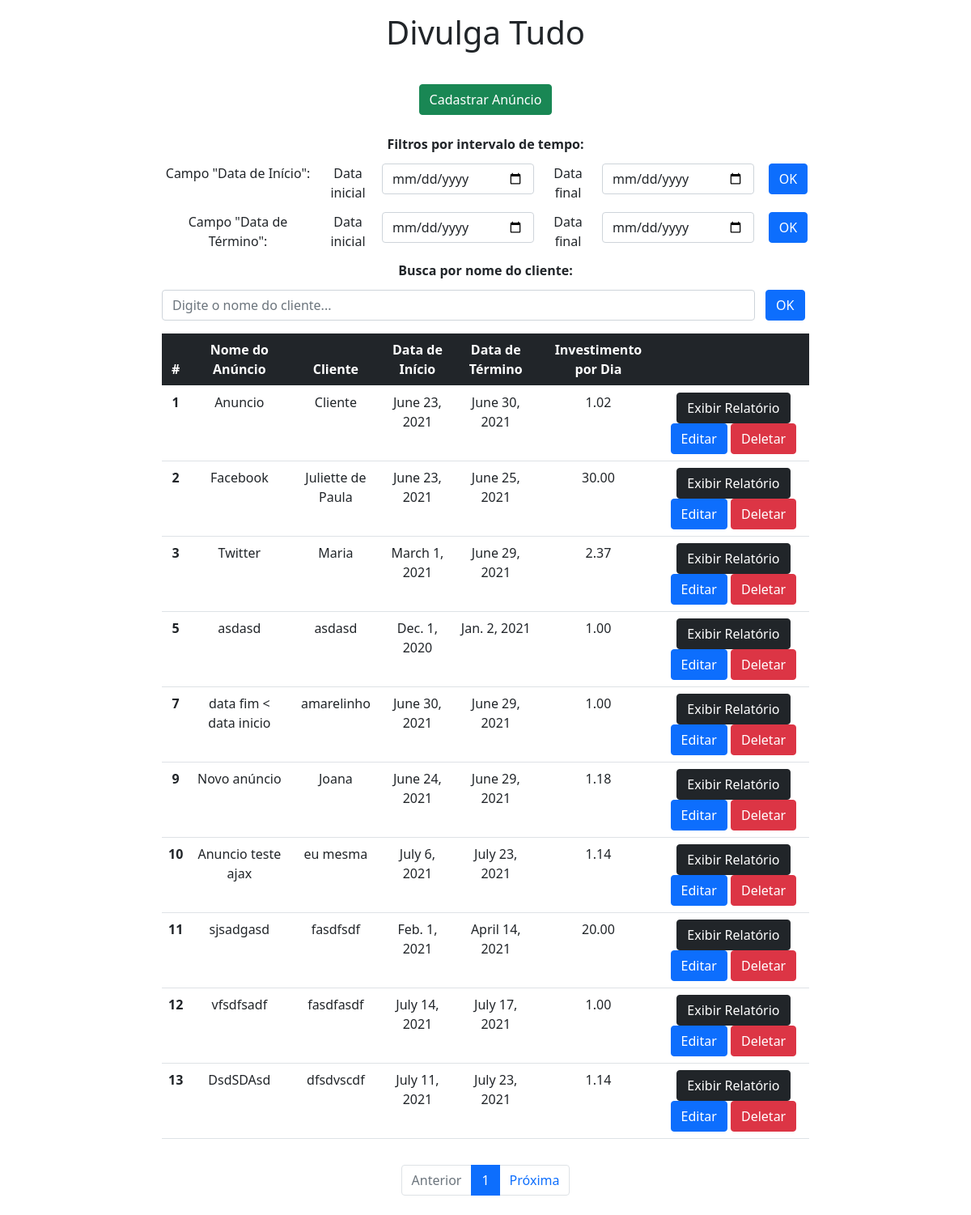
The app's page /, older data.
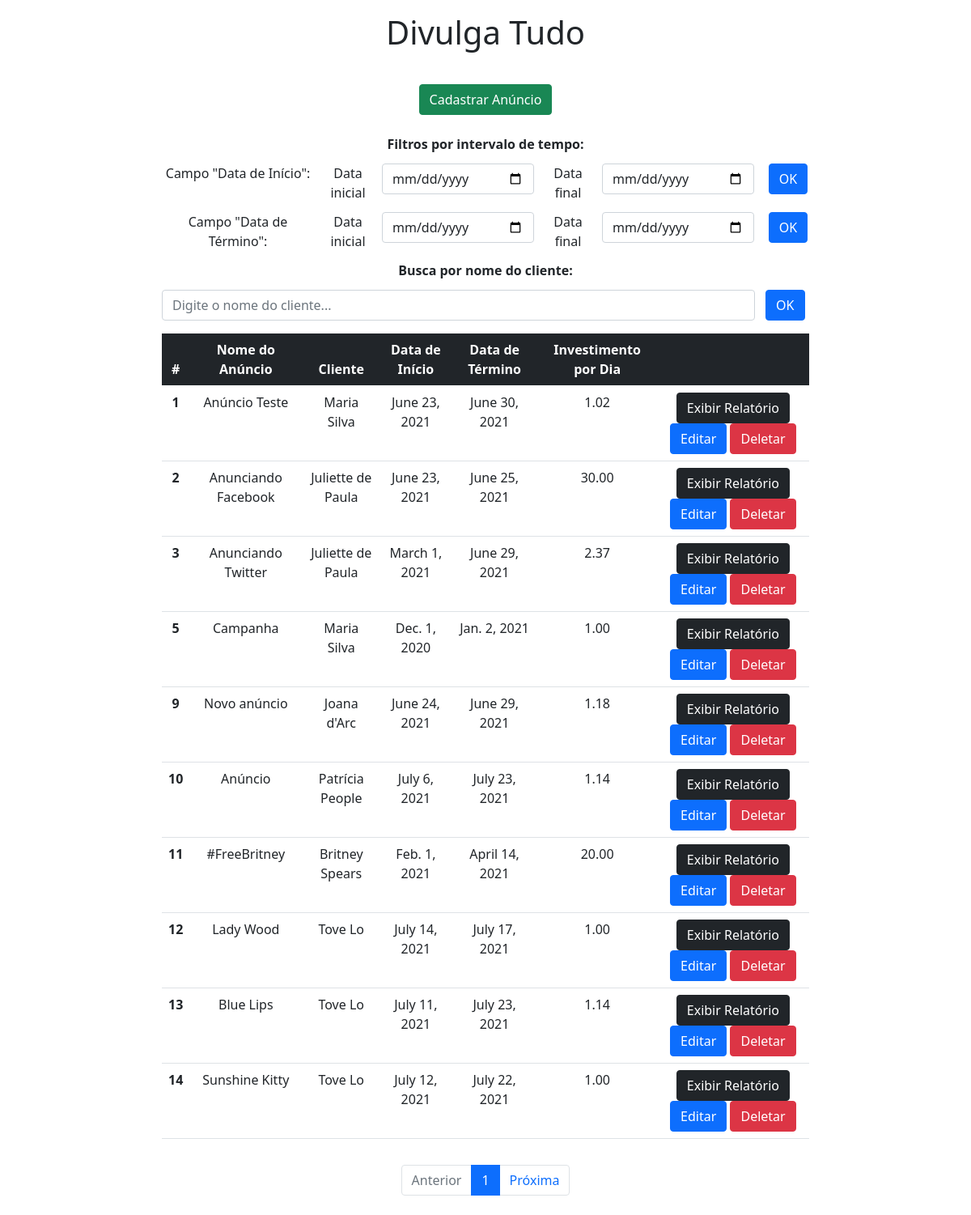
The same page, newer data.
### app/models.py (models this page shows)
class Anuncios(models.Model):
    nome_anuncio = models.CharField(blank=False, null=False, max_length=150);
    nome_cliente = models.CharField(blank=False, null=False, max_length=150);
    data_inicio = models.DateField(blank=False, null=False);
    data_fim = models.DateField(blank=False, null=False);
    investimento_dia = models.DecimalField(blank=False, null=False, max_digits=100, decimal_places=2);

### app/views.py (the view, shortened to what this page needs)
# urls.py: 2. Add a URL to urlpatterns:  path('', views.home, name='home')
def home(request):
    data = {};
    search = request.GET.get("search");
    data_inicio_i = request.GET.get("data_inicio_i");
    data_fim_i = request.GET.get("data_fim_i");
    data_inicio_t = request.GET.get("data_inicio_t");
    data_fim_t = request.GET.get("data_fim_t");
    if search:
        all = Anuncios.objects.filter(nome_cliente__icontains=search);
        paginator = Paginator(all, 100);
        pages = request.GET.get("page");
        data["db"] = paginator.get_page(pages);
    else:
        all = Anuncios.objects.all();
        paginator = Paginator(all, 10);
        pages = request.GET.get("page");
        data["db"] = paginator.get_page(pages);
    return render(request, "index.html", data);

### app/templates/index.html (shortened to what this page needs)
<!DOCTYPE html>
<html lang="pt-br">
<head>
    <link href="https://cdn.jsdelivr.net/npm/bootstrap@5.0.2/dist/css/bootstrap.min.css" rel="stylesheet">
</head>
<body>
    <div class="col-8 m-auto pt-3 pb-2 text-center">
        <h1>Divulga Tudo</h1>
    </div>
    <div class="col-8 m-auto pt-4 pb-2 text-center">
        <a href="/form" class="btn btn-success">Cadastrar Anúncio</a>
    </div>
    <div class="col-8 m-auto pt-3 pb-1 text-center">
      <label><strong>Filtros por intervalo de tempo: </strong></label>
    </div>
    <div class="col-8 m-auto pt-2 pb-1 text-center">
      <form class="form-inline my-1 my-lg-0 pull-right">
        <div class="row g-3">
          <div class="col-sm-3">
            <label>Campo "Data de Início": </label>
          </div>
          <div class="col-sm-1">
            <label>Data inicial</label>
          </div>
          <div class="col-sm-3">
            <input class="form-control ml-sm-2 mr-sm-2" name="data_inicio_i" type="date"/>
          </div>
          <div class="col-sm-1">
            <label>Data final</label>
          </div>
          <div class="col-sm-3">
            <input class="form-control ml-sm-2 mr-sm-2" name="data_fim_i" type="date"/>
          </div>
          <div class="col-sm-1">
            <button class="btn btn-primary my-2 my-sm-0" type="submit">OK</button>
          </div>
        </div>
      </form>
    </div>
    <div class="col-8 m-auto pt-2 pb-1 text-center">
      <form class="form-inline my-1 my-lg-0 pull-right">
        <div class="row g-3">
          <div class="col-sm-3">
            <label>Campo "Data de Término": </label>
          </div>
          <div class="col-sm-1">
            <label>Data inicial</label>
          </div>
          <div class="col-sm-3">
            <input class="form-control ml-sm-2 mr-sm-2" name="data_inicio_t" type="date"/>
          </div>
          <div class="col-sm-1">
            <label>Data final</label>
          </div>
          <div class="col-sm-3">
            <input class="form-control ml-sm-2 mr-sm-2" name="data_fim_t" type="date"/>
          </div>
          <div class="col-sm-1">
            <button class="btn btn-primary my-2 my-sm-0" type="submit">OK</button>
          </div>
        </div>
      </form>
    </div>
    <div class="col-8 m-auto pt-2 pb-1 text-center">
      <label><strong>Busca por nome do cliente: </strong></label>
    </div>
    <div class="col-8 m-auto pt-2 pb-2 text-center">
      <form method="get">
        <div class="row g-2">
          <div class="col-sm-11">
            <input type="text" id="search" name="search" class="form-control" placeholder="Digite o nome do cliente..."/>
          </div>
          <div class="col-sm-1">
            <button class="btn btn-primary my-2 my-sm-0" type="submit">OK</button>
          </div>
        </div>
      </form>
    </div>
    <div class="col-8 m-auto pt-2 pb-2 text-center">
        <table class="table">
            <thead class="table-dark">
              <tr>
                <th scope="col">#</th>
                <th scope="col">Nome do Anúncio</th>
                <th scope="col">Cliente</th>
                <th scope="col">Data de Início</th>
                <th scope="col">Data de Término</th>
                <th scope="col">Investimento por Dia</th>
                <th scope="col"></th>
              </tr>
            </thead>
            <tbody>
              {% for dbs in db %}
                <tr>
                  <th scope="row">{{dbs.id}}</th>
                  <td>{{dbs.nome_anuncio}}</td>
                  <td>{{dbs.nome_cliente}}</td>
                  <td>{{dbs.data_inicio}}</td>
                  <td>{{dbs.data_fim}}</td>
                  <td>{{dbs.investimento_dia}}</td>
                  <td>
                    <a href="/view/{{dbs.id}}/" class="btn btn-dark">Exibir Relatório</a>
                    <a href="/edit/{{dbs.id}}/" class="btn btn-primary">Editar</a>
                    <a href="/delete/{{dbs.id}}/" class="btn btn-danger btnDel">Deletar</a>
                  </td>
                </tr>
              {% endfor %}
            </tbody>
          </table>
    </div>
    <div class="col-8 m-auto pt-2 pb-2 text-center">
      <nav aria-label="...">
        <ul class="pagination justify-content-center">
          {% if db.has_previous %}
          <li class="page-item">
            <a class="page-link" href="?page={{db.previous_page_number}}">Anterior</a>
          </li>
          {% else %}
          <li class="page-item disabled">
            <a class="page-link" href="#" tabindex="-1" aria-disabled="true">Anterior</a>
          </li>
          {% endif %}
          <li class="page-item active" aria-current="page">
            <a class="page-link" href="#">{{db.number}}</a>
          </li>
          {% if db.has_next %}
          <li class="page-item">
            <a class="page-link" href="?page={{db.next_page_number}}">Próxima</a>
          </li>
          {% else %}
          <li class="page-item disabled">
            <a class="page-link" href="#" tabindex="-1" aria-disabled="true">Próxima</a>
          </li>
          {% endif %}
        </ul>
      </nav>
    </div>
    {% load static %}
</body>
</html>

Row changes from the older to the newer data that the page shows:
removed Anuncios: id "7", nome_anuncio "data fim < data inicio", nome_cliente "amarelinho", data_inicio "June 30, 2021", data_fim "June 29, 2021", investimento_dia "1.00"
changed Anuncios id 1: nome_anuncio "Anuncio" → "Anúncio Teste"; nome_cliente "Cliente" → "Maria Silva"
changed Anuncios id 2: nome_anuncio "Facebook" → "Anunciando Facebook"
changed Anuncios id 3: nome_anuncio "Twitter" → "Anunciando Twitter"; nome_cliente "Maria" → "Juliette de Paula"
changed Anuncios id 5: nome_anuncio "asdasd" → "Campanha"; nome_cliente "asdasd" → "Maria Silva"
changed Anuncios "Novo anúncio": nome_cliente "Joana" → "Joana d'Arc"
changed Anuncios id 10: nome_anuncio "Anuncio teste ajax" → "Anúncio"; nome_cliente "eu mesma" → "Patrícia People"
changed Anuncios id 11: nome_anuncio "sjsadgasd" → "#FreeBritney"; nome_cliente "fasdfsdf" → "Britney Spears"
changed Anuncios id 12: nome_anuncio "vfsdfsadf" → "Lady Wood"; nome_cliente "fasdfasdf" → "Tove Lo"
changed Anuncios id 13: nome_anuncio "DsdSDAsd" → "Blue Lips"; nome_cliente "dfsdvscdf" → "Tove Lo"
now on this page (row edited): Anuncios: id "14", nome_anuncio "Sunshine Kitty", nome_cliente "Tove Lo", data_inicio "July 12, 2021", data_fim "July 22, 2021", investimento_dia "1.00"
